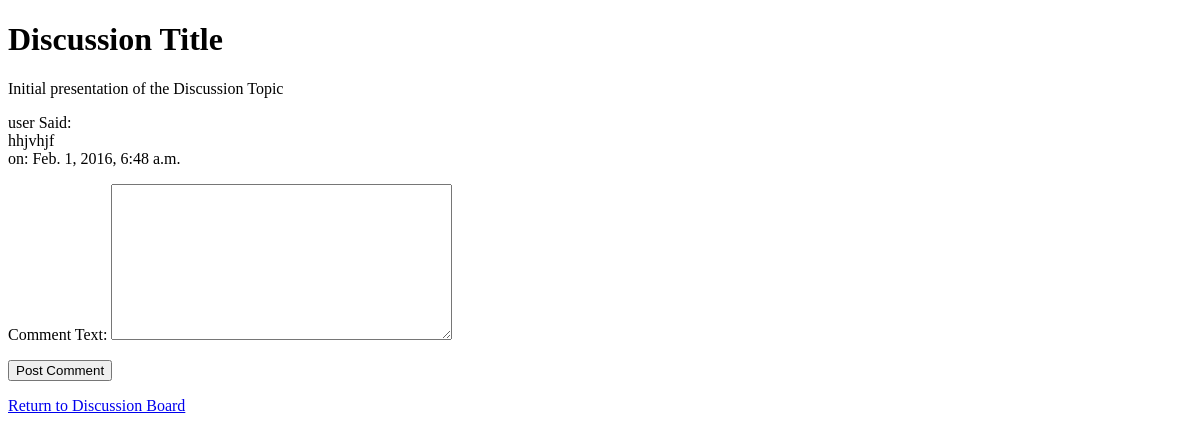
The app's page /discussions/1/ (signed in), older data.
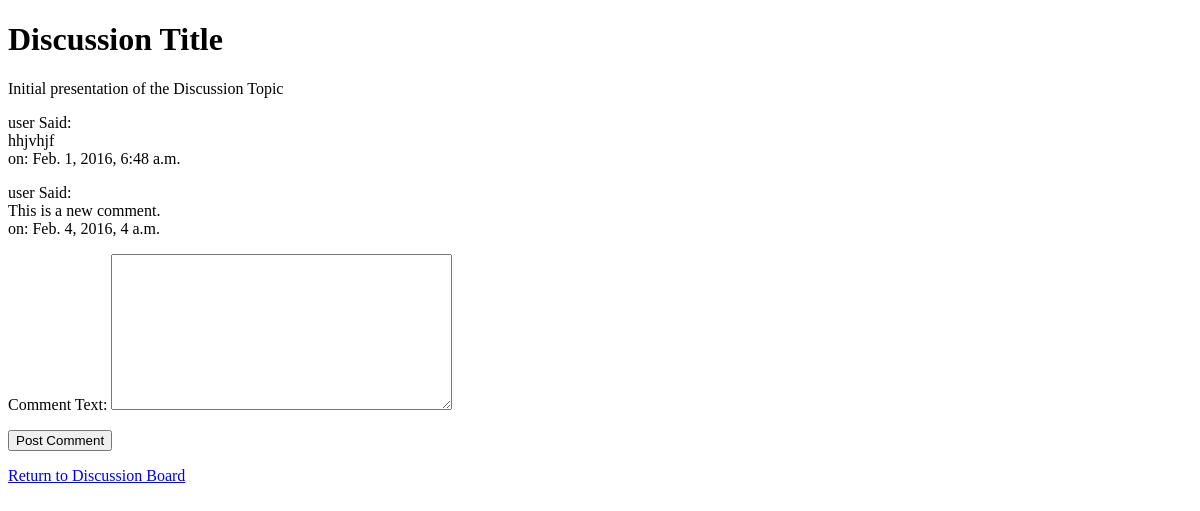
The same page, newer data.
### discussions/models.py (models this page shows, shortened)
class Discussion(models.Model):
	id = models.AutoField(primary_key=True)
	title = models.CharField(
		max_length=MAX_DISCUSSION_NAME_LENGTH,
		default="Discussion Title", verbose_name="Discussion Title")
	description = models.TextField(
		default="Initial presentation of the Discussion Topic",
		verbose_name="Discussion Description")
	create_date = models.DateTimeField(default=timezone.now)
	creator = models.ForeignKey(User, null=True)
	neighborhood = models.ForeignKey(Neighborhood, null=True)

class Comment(models.Model):
	id = models.AutoField(primary_key=True)
	text = models.TextField(verbose_name="Comment Text")
	create_date = models.DateTimeField(default=timezone.now)
	creator = models.ForeignKey(User, null=True)
	discussion = models.ForeignKey(Discussion, null=True)

### discussions/views.py (the view)
# urls.py: url(r'^(?P<d_id>\d+)/$', views.discussion_detail, name='detail'),
@login_required
def discussion_detail(request, d_id):
	discussion = get_object_or_404(Discussion, pk=d_id)
	if request.method == 'POST':
		comment_form = CommentForm(request.POST)
		if comment_form.is_valid():
			comment = comment_form.save()
			comment.discussion = discussion
			comment.creator = request.user
			comment.save()
		else:
			return HttpResponse("There was an ERROR when saving your comment")
	else:
		comment_form = CommentForm()
	comments = Comment.objects.filter(discussion=discussion)
	return render(request, 'discussions/detail.html', {'discussion': discussion,
													   'comments': comments,
													   'comment_form': comment_form})

### discussions/forms.py
class CommentForm(forms.ModelForm):
	class Meta:
		model = Comment
		fields = (
			'text',
		)

### discussions/templates/discussions/detail.html (shortened to what this page needs)
<!DOCTYPE html>
<html lang="en">
<head>
</head>
<body>
    <h1>{{ discussion.title }}</h1>
    <p>{{ discussion.description }}</p>
    {% for comment in comments %}
        <p>{{ comment.creator }} Said:<br />
        {{ comment.text }}<br />
        on: {{ comment.create_date }}</p>
    {% endfor %}
    <p>
    <form id="comment_form" action="{% url 'discussions:detail' discussion.id %}" method="post">
        {{ comment_form.as_p }}
        <input type="submit" name="submit" value="Post Comment">
    </form>
    </p>
    <a href="{% url 'discussions:index' %}">Return to Discussion Board</a><br />
</body>
</html>

Row changes from the older to the newer data that the page shows:
added Comment: creator "user", text "This is a new comment.", create_date "Feb. 4, 2016, 4 a.m."
